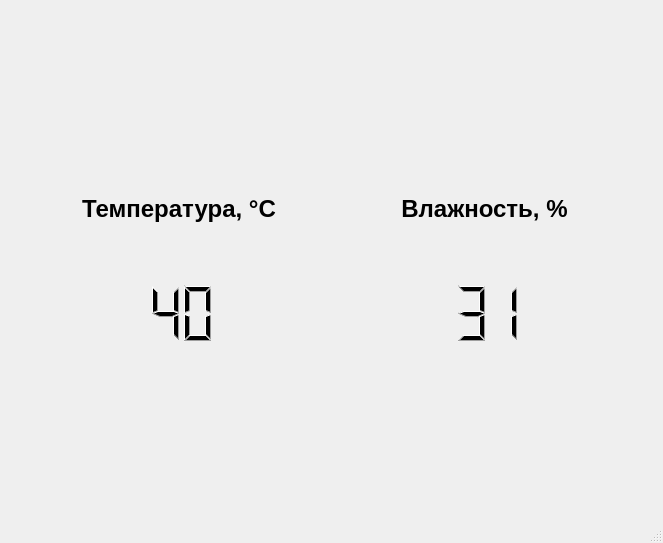
<?xml version="1.0" encoding="UTF-8"?>
<ui version="4.0">
 <class>MainWindow</class>
 <widget class="QMainWindow" name="MainWindow">
  <property name="geometry">
   <rect>
    <x>0</x>
    <y>0</y>
    <width>663</width>
    <height>543</height>
   </rect>
  </property>
  <property name="windowTitle">
   <string>MainWindow</string>
  </property>
  <widget class="QWidget" name="centralwidget">
   <layout class="QGridLayout" name="gridLayout">
    <item row="1" column="1">
     <layout class="QHBoxLayout" name="horizontalLayout">
      <item>
       <layout class="QVBoxLayout" name="verticalLayout">
        <item>
         <widget class="QLabel" name="label">
          <property name="font">
           <font>
            <pointsize>18</pointsize>
            <weight>75</weight>
            <italic>false</italic>
            <bold>true</bold>
            <underline>false</underline>
            <strikeout>false</strikeout>
           </font>
          </property>
          <property name="text">
           <string>Температура, °C</string>
          </property>
          <property name="alignment">
           <set>Qt::AlignCenter</set>
          </property>
         </widget>
        </item>
        <item>
         <layout class="QGridLayout" name="gridLayout_2">
          <item row="1" column="1">
           <spacer name="horizontalSpacer_4">
            <property name="orientation">
             <enum>Qt::Horizontal</enum>
            </property>
            <property name="sizeType">
             <enum>QSizePolicy::Fixed</enum>
            </property>
            <property name="sizeHint" stdset="0">
             <size>
              <width>90</width>
              <height>0</height>
             </size>
            </property>
           </spacer>
          </item>
          <item row="1" column="0">
           <widget class="QLCDNumber" name="lcdNumber">
            <property name="lineWidth">
             <number>0</number>
            </property>
            <property name="intValue" stdset="0">
             <number>40</number>
            </property>
           </widget>
          </item>
         </layout>
        </item>
       </layout>
      </item>
      <item>
       <spacer name="horizontalSpacer_3">
        <property name="orientation">
         <enum>Qt::Horizontal</enum>
        </property>
        <property name="sizeType">
         <enum>QSizePolicy::Fixed</enum>
        </property>
        <property name="sizeHint" stdset="0">
         <size>
          <width>40</width>
          <height>20</height>
         </size>
        </property>
       </spacer>
      </item>
      <item>
       <layout class="QVBoxLayout" name="verticalLayout_4">
        <item>
         <widget class="QLabel" name="label_2">
          <property name="font">
           <font>
            <pointsize>18</pointsize>
            <weight>75</weight>
            <bold>true</bold>
           </font>
          </property>
          <property name="text">
           <string>Влажность, %</string>
          </property>
          <property name="textFormat">
           <enum>Qt::AutoText</enum>
          </property>
          <property name="alignment">
           <set>Qt::AlignCenter</set>
          </property>
         </widget>
        </item>
        <item>
         <layout class="QGridLayout" name="gridLayout_3">
          <item row="0" column="1">
           <spacer name="horizontalSpacer_5">
            <property name="orientation">
             <enum>Qt::Horizontal</enum>
            </property>
            <property name="sizeType">
             <enum>QSizePolicy::Fixed</enum>
            </property>
            <property name="sizeHint" stdset="0">
             <size>
              <width>90</width>
              <height>0</height>
             </size>
            </property>
           </spacer>
          </item>
          <item row="0" column="0">
           <widget class="QLCDNumber" name="lcdNumber_2">
            <property name="lineWidth">
             <number>0</number>
            </property>
            <property name="intValue" stdset="0">
             <number>31</number>
            </property>
           </widget>
          </item>
         </layout>
        </item>
       </layout>
      </item>
     </layout>
    </item>
    <item row="0" column="1">
     <spacer name="verticalSpacer">
      <property name="orientation">
       <enum>Qt::Vertical</enum>
      </property>
      <property name="sizeType">
       <enum>QSizePolicy::Fixed</enum>
      </property>
      <property name="sizeHint" stdset="0">
       <size>
        <width>20</width>
        <height>150</height>
       </size>
      </property>
     </spacer>
    </item>
    <item row="1" column="2">
     <spacer name="horizontalSpacer_2">
      <property name="orientation">
       <enum>Qt::Horizontal</enum>
      </property>
      <property name="sizeType">
       <enum>QSizePolicy::Fixed</enum>
      </property>
      <property name="sizeHint" stdset="0">
       <size>
        <width>40</width>
        <height>20</height>
       </size>
      </property>
     </spacer>
    </item>
    <item row="1" column="0">
     <spacer name="horizontalSpacer">
      <property name="orientation">
       <enum>Qt::Horizontal</enum>
      </property>
      <property name="sizeType">
       <enum>QSizePolicy::Fixed</enum>
      </property>
      <property name="sizeHint" stdset="0">
       <size>
        <width>40</width>
        <height>20</height>
       </size>
      </property>
     </spacer>
    </item>
    <item row="2" column="1">
     <spacer name="verticalSpacer_2">
      <property name="orientation">
       <enum>Qt::Vertical</enum>
      </property>
      <property name="sizeType">
       <enum>QSizePolicy::Fixed</enum>
      </property>
      <property name="sizeHint" stdset="0">
       <size>
        <width>20</width>
        <height>150</height>
       </size>
      </property>
     </spacer>
    </item>
   </layout>
  </widget>
  <widget class="QMenuBar" name="menubar">
   <property name="geometry">
    <rect>
     <x>0</x>
     <y>0</y>
     <width>663</width>
     <height>25</height>
    </rect>
   </property>
  </widget>
  <widget class="QStatusBar" name="statusbar"/>
  <action name="save_measurement">
   <property name="text">
    <string>Сохранить измерения</string>
   </property>
  </action>
  <action name="plot_graph">
   <property name="text">
    <string>Посторить график</string>
   </property>
  </action>
  <action name="actionCOM">
   <property name="icon">
    <iconset>
     <normaloff>res/img/serial_port_regular.ico</normaloff>res/img/serial_port_regular.ico</iconset>
   </property>
   <property name="text">
    <string>COM порты</string>
   </property>
  </action>
  <action name="about">
   <property name="text">
    <string>О программе</string>
   </property>
  </action>
 </widget>
 <resources/>
 <connections/>
</ui>
